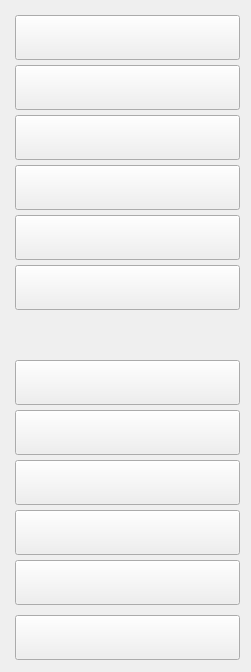
<?xml version="1.0" encoding="UTF-8"?>
<ui version="4.0">
 <class>MenuBar</class>
 <widget class="QWidget" name="MenuBar">
  <property name="geometry">
   <rect>
    <x>0</x>
    <y>0</y>
    <width>251</width>
    <height>672</height>
   </rect>
  </property>
  <property name="minimumSize">
   <size>
    <width>251</width>
    <height>672</height>
   </size>
  </property>
  <property name="maximumSize">
   <size>
    <width>251</width>
    <height>914</height>
   </size>
  </property>
  <property name="windowTitle">
   <string>Form</string>
  </property>
  <layout class="QVBoxLayout" name="verticalLayout">
   <property name="leftMargin">
    <number>0</number>
   </property>
   <property name="topMargin">
    <number>0</number>
   </property>
   <property name="rightMargin">
    <number>0</number>
   </property>
   <property name="bottomMargin">
    <number>0</number>
   </property>
   <item>
    <widget class="QScrollArea" name="scrollArea">
     <property name="frameShape">
      <enum>QFrame::NoFrame</enum>
     </property>
     <property name="widgetResizable">
      <bool>true</bool>
     </property>
     <widget class="QWidget" name="scrollAreaWidgetContents">
      <property name="geometry">
       <rect>
        <x>0</x>
        <y>0</y>
        <width>251</width>
        <height>672</height>
       </rect>
      </property>
      <property name="minimumSize">
       <size>
        <width>249</width>
        <height>0</height>
       </size>
      </property>
      <layout class="QVBoxLayout" name="verticalLayout_2">
       <property name="leftMargin">
        <number>0</number>
       </property>
       <property name="topMargin">
        <number>0</number>
       </property>
       <property name="rightMargin">
        <number>0</number>
       </property>
       <property name="bottomMargin">
        <number>0</number>
       </property>
       <item>
        <widget class="QWidget" name="widget" native="true">
         <widget class="QLabel" name="Focus1">
          <property name="geometry">
           <rect>
            <x>15</x>
            <y>165</y>
            <width>225</width>
            <height>45</height>
           </rect>
          </property>
          <property name="minimumSize">
           <size>
            <width>225</width>
            <height>45</height>
           </size>
          </property>
          <property name="maximumSize">
           <size>
            <width>225</width>
            <height>45</height>
           </size>
          </property>
          <property name="text">
           <string/>
          </property>
         </widget>
         <widget class="QPushButton" name="Video">
          <property name="geometry">
           <rect>
            <x>15</x>
            <y>115</y>
            <width>225</width>
            <height>45</height>
           </rect>
          </property>
          <property name="minimumSize">
           <size>
            <width>225</width>
            <height>45</height>
           </size>
          </property>
          <property name="maximumSize">
           <size>
            <width>225</width>
            <height>45</height>
           </size>
          </property>
          <property name="text">
           <string/>
          </property>
         </widget>
         <widget class="QLabel" name="FoundMusic1">
          <property name="geometry">
           <rect>
            <x>15</x>
            <y>15</y>
            <width>225</width>
            <height>45</height>
           </rect>
          </property>
          <property name="minimumSize">
           <size>
            <width>225</width>
            <height>45</height>
           </size>
          </property>
          <property name="maximumSize">
           <size>
            <width>225</width>
            <height>45</height>
           </size>
          </property>
          <property name="text">
           <string/>
          </property>
         </widget>
         <widget class="QLabel" name="Podcast1">
          <property name="geometry">
           <rect>
            <x>15</x>
            <y>65</y>
            <width>225</width>
            <height>45</height>
           </rect>
          </property>
          <property name="minimumSize">
           <size>
            <width>225</width>
            <height>45</height>
           </size>
          </property>
          <property name="maximumSize">
           <size>
            <width>225</width>
            <height>45</height>
           </size>
          </property>
          <property name="text">
           <string/>
          </property>
         </widget>
         <widget class="QLabel" name="Live1">
          <property name="geometry">
           <rect>
            <x>15</x>
            <y>215</y>
            <width>225</width>
            <height>45</height>
           </rect>
          </property>
          <property name="minimumSize">
           <size>
            <width>225</width>
            <height>45</height>
           </size>
          </property>
          <property name="maximumSize">
           <size>
            <width>225</width>
            <height>45</height>
           </size>
          </property>
          <property name="text">
           <string/>
          </property>
         </widget>
         <widget class="QPushButton" name="Focus">
          <property name="geometry">
           <rect>
            <x>15</x>
            <y>165</y>
            <width>225</width>
            <height>45</height>
           </rect>
          </property>
          <property name="minimumSize">
           <size>
            <width>225</width>
            <height>45</height>
           </size>
          </property>
          <property name="maximumSize">
           <size>
            <width>225</width>
            <height>45</height>
           </size>
          </property>
          <property name="text">
           <string/>
          </property>
         </widget>
         <widget class="QLabel" name="FM1">
          <property name="geometry">
           <rect>
            <x>15</x>
            <y>265</y>
            <width>225</width>
            <height>45</height>
           </rect>
          </property>
          <property name="minimumSize">
           <size>
            <width>225</width>
            <height>45</height>
           </size>
          </property>
          <property name="maximumSize">
           <size>
            <width>225</width>
            <height>45</height>
           </size>
          </property>
          <property name="text">
           <string/>
          </property>
         </widget>
         <widget class="QPushButton" name="FM">
          <property name="geometry">
           <rect>
            <x>15</x>
            <y>265</y>
            <width>225</width>
            <height>45</height>
           </rect>
          </property>
          <property name="minimumSize">
           <size>
            <width>225</width>
            <height>45</height>
           </size>
          </property>
          <property name="maximumSize">
           <size>
            <width>225</width>
            <height>45</height>
           </size>
          </property>
          <property name="text">
           <string/>
          </property>
         </widget>
         <widget class="QPushButton" name="Podcast">
          <property name="geometry">
           <rect>
            <x>15</x>
            <y>65</y>
            <width>225</width>
            <height>45</height>
           </rect>
          </property>
          <property name="minimumSize">
           <size>
            <width>225</width>
            <height>45</height>
           </size>
          </property>
          <property name="maximumSize">
           <size>
            <width>225</width>
            <height>45</height>
           </size>
          </property>
          <property name="text">
           <string/>
          </property>
         </widget>
         <widget class="QPushButton" name="Live">
          <property name="geometry">
           <rect>
            <x>15</x>
            <y>215</y>
            <width>225</width>
            <height>45</height>
           </rect>
          </property>
          <property name="minimumSize">
           <size>
            <width>225</width>
            <height>45</height>
           </size>
          </property>
          <property name="maximumSize">
           <size>
            <width>225</width>
            <height>45</height>
           </size>
          </property>
          <property name="text">
           <string/>
          </property>
         </widget>
         <widget class="QLabel" name="Video1">
          <property name="geometry">
           <rect>
            <x>15</x>
            <y>115</y>
            <width>225</width>
            <height>45</height>
           </rect>
          </property>
          <property name="minimumSize">
           <size>
            <width>225</width>
            <height>45</height>
           </size>
          </property>
          <property name="maximumSize">
           <size>
            <width>225</width>
            <height>45</height>
           </size>
          </property>
          <property name="text">
           <string/>
          </property>
         </widget>
         <widget class="QLabel" name="bk">
          <property name="geometry">
           <rect>
            <x>0</x>
            <y>0</y>
            <width>251</width>
            <height>672</height>
           </rect>
          </property>
          <property name="minimumSize">
           <size>
            <width>251</width>
            <height>672</height>
           </size>
          </property>
          <property name="maximumSize">
           <size>
            <width>251</width>
            <height>1150</height>
           </size>
          </property>
          <property name="text">
           <string/>
          </property>
         </widget>
         <widget class="QLabel" name="MyMusic">
          <property name="geometry">
           <rect>
            <x>20</x>
            <y>320</y>
            <width>75</width>
            <height>30</height>
           </rect>
          </property>
          <property name="text">
           <string/>
          </property>
         </widget>
         <widget class="QPushButton" name="Local">
          <property name="geometry">
           <rect>
            <x>15</x>
            <y>360</y>
            <width>225</width>
            <height>45</height>
           </rect>
          </property>
          <property name="minimumSize">
           <size>
            <width>225</width>
            <height>45</height>
           </size>
          </property>
          <property name="maximumSize">
           <size>
            <width>225</width>
            <height>45</height>
           </size>
          </property>
          <property name="text">
           <string/>
          </property>
         </widget>
         <widget class="QLabel" name="Local1">
          <property name="geometry">
           <rect>
            <x>15</x>
            <y>360</y>
            <width>225</width>
            <height>45</height>
           </rect>
          </property>
          <property name="minimumSize">
           <size>
            <width>225</width>
            <height>45</height>
           </size>
          </property>
          <property name="maximumSize">
           <size>
            <width>225</width>
            <height>45</height>
           </size>
          </property>
          <property name="text">
           <string/>
          </property>
         </widget>
         <widget class="QPushButton" name="Recent">
          <property name="geometry">
           <rect>
            <x>15</x>
            <y>410</y>
            <width>225</width>
            <height>45</height>
           </rect>
          </property>
          <property name="minimumSize">
           <size>
            <width>225</width>
            <height>45</height>
           </size>
          </property>
          <property name="maximumSize">
           <size>
            <width>225</width>
            <height>45</height>
           </size>
          </property>
          <property name="text">
           <string/>
          </property>
         </widget>
         <widget class="QLabel" name="Recent1">
          <property name="geometry">
           <rect>
            <x>15</x>
            <y>410</y>
            <width>225</width>
            <height>45</height>
           </rect>
          </property>
          <property name="minimumSize">
           <size>
            <width>225</width>
            <height>45</height>
           </size>
          </property>
          <property name="maximumSize">
           <size>
            <width>225</width>
            <height>45</height>
           </size>
          </property>
          <property name="text">
           <string/>
          </property>
         </widget>
         <widget class="QLabel" name="MyCloudMusic1">
          <property name="geometry">
           <rect>
            <x>15</x>
            <y>460</y>
            <width>225</width>
            <height>45</height>
           </rect>
          </property>
          <property name="minimumSize">
           <size>
            <width>225</width>
            <height>45</height>
           </size>
          </property>
          <property name="maximumSize">
           <size>
            <width>225</width>
            <height>45</height>
           </size>
          </property>
          <property name="text">
           <string/>
          </property>
         </widget>
         <widget class="QPushButton" name="MyCloudMusic">
          <property name="geometry">
           <rect>
            <x>15</x>
            <y>460</y>
            <width>225</width>
            <height>45</height>
           </rect>
          </property>
          <property name="minimumSize">
           <size>
            <width>225</width>
            <height>45</height>
           </size>
          </property>
          <property name="maximumSize">
           <size>
            <width>225</width>
            <height>45</height>
           </size>
          </property>
          <property name="text">
           <string/>
          </property>
         </widget>
         <widget class="QPushButton" name="MyPodcast">
          <property name="geometry">
           <rect>
            <x>15</x>
            <y>510</y>
            <width>225</width>
            <height>45</height>
           </rect>
          </property>
          <property name="minimumSize">
           <size>
            <width>225</width>
            <height>45</height>
           </size>
          </property>
          <property name="maximumSize">
           <size>
            <width>225</width>
            <height>45</height>
           </size>
          </property>
          <property name="text">
           <string/>
          </property>
         </widget>
         <widget class="QLabel" name="MyPodcast1">
          <property name="geometry">
           <rect>
            <x>15</x>
            <y>510</y>
            <width>225</width>
            <height>45</height>
           </rect>
          </property>
          <property name="minimumSize">
           <size>
            <width>225</width>
            <height>45</height>
           </size>
          </property>
          <property name="maximumSize">
           <size>
            <width>225</width>
            <height>45</height>
           </size>
          </property>
          <property name="text">
           <string/>
          </property>
         </widget>
         <widget class="QPushButton" name="MyEnshrine">
          <property name="geometry">
           <rect>
            <x>15</x>
            <y>560</y>
            <width>225</width>
            <height>45</height>
           </rect>
          </property>
          <property name="minimumSize">
           <size>
            <width>225</width>
            <height>45</height>
           </size>
          </property>
          <property name="maximumSize">
           <size>
            <width>225</width>
            <height>45</height>
           </size>
          </property>
          <property name="text">
           <string/>
          </property>
         </widget>
         <widget class="QLabel" name="MyEnshrine1">
          <property name="geometry">
           <rect>
            <x>15</x>
            <y>560</y>
            <width>225</width>
            <height>45</height>
           </rect>
          </property>
          <property name="minimumSize">
           <size>
            <width>225</width>
            <height>45</height>
           </size>
          </property>
          <property name="maximumSize">
           <size>
            <width>225</width>
            <height>45</height>
           </size>
          </property>
          <property name="text">
           <string/>
          </property>
         </widget>
         <widget class="QPushButton" name="SongList">
          <property name="geometry">
           <rect>
            <x>15</x>
            <y>615</y>
            <width>225</width>
            <height>45</height>
           </rect>
          </property>
          <property name="text">
           <string/>
          </property>
         </widget>
         <widget class="QLabel" name="SongList1">
          <property name="geometry">
           <rect>
            <x>15</x>
            <y>615</y>
            <width>225</width>
            <height>45</height>
           </rect>
          </property>
          <property name="text">
           <string/>
          </property>
         </widget>
         <widget class="QPushButton" name="FoundMusic">
          <property name="geometry">
           <rect>
            <x>15</x>
            <y>15</y>
            <width>225</width>
            <height>45</height>
           </rect>
          </property>
          <property name="minimumSize">
           <size>
            <width>225</width>
            <height>45</height>
           </size>
          </property>
          <property name="maximumSize">
           <size>
            <width>225</width>
            <height>45</height>
           </size>
          </property>
          <property name="text">
           <string/>
          </property>
         </widget>
         <zorder>MyCloudMusic</zorder>
         <zorder>bk</zorder>
         <zorder>Focus1</zorder>
         <zorder>Video</zorder>
         <zorder>FoundMusic1</zorder>
         <zorder>Podcast1</zorder>
         <zorder>Live1</zorder>
         <zorder>Focus</zorder>
         <zorder>FM1</zorder>
         <zorder>FM</zorder>
         <zorder>Podcast</zorder>
         <zorder>Live</zorder>
         <zorder>Video1</zorder>
         <zorder>MyMusic</zorder>
         <zorder>Local</zorder>
         <zorder>Recent</zorder>
         <zorder>Recent1</zorder>
         <zorder>MyCloudMusic1</zorder>
         <zorder>MyPodcast</zorder>
         <zorder>MyEnshrine</zorder>
         <zorder>Local1</zorder>
         <zorder>MyEnshrine1</zorder>
         <zorder>MyPodcast1</zorder>
         <zorder>SongList</zorder>
         <zorder>SongList1</zorder>
         <zorder>FoundMusic</zorder>
        </widget>
       </item>
      </layout>
     </widget>
    </widget>
   </item>
  </layout>
 </widget>
 <resources/>
 <connections/>
</ui>
